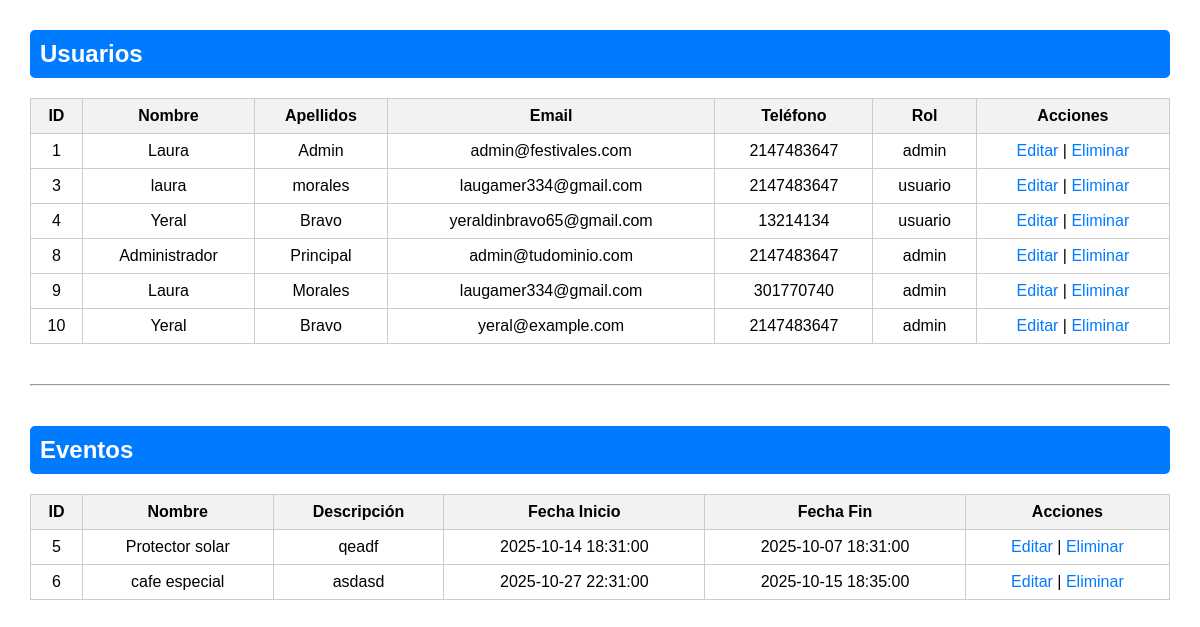
/vista/crud.php, run on the app's committed database.
### tables this page shows
CREATE TABLE `usuarios` (
  `id` int(11) NOT NULL,
  `nombre` text DEFAULT NULL,
  `apellidos` text DEFAULT NULL,
  `tipo_documento` enum('TI','CC','Cédula de extranjeria') DEFAULT NULL,
  `numero_documento` int(11) DEFAULT NULL,
  `telefono` int(10) DEFAULT NULL,
  `email` text DEFAULT NULL,
  `foto` varchar(255) DEFAULT NULL,
  `contrasena` text DEFAULT NULL,
  `rol` enum('admin','usuario') NOT NULL DEFAULT 'usuario'
);

CREATE TABLE `events` (
  `id` int(11) NOT NULL,
  `nombre` varchar(255) NOT NULL,
  `descripcion` text NOT NULL,
  `municipio_id` int(11) DEFAULT NULL,
  `fecha_inicio` datetime NOT NULL,
  `fecha_fin` datetime NOT NULL,
  `created_at` timestamp NOT NULL DEFAULT current_timestamp(),
  `foto` varchar(255) DEFAULT NULL
);

### vista/crud.php (the view, shortened to what this page needs)
<?php
include("../config/conexion.php");
$usuarios = $conexion->query("SELECT * FROM usuarios");
$eventos = $conexion->query("SELECT * FROM events");
?>
<!DOCTYPE html>
<html lang="es">
<head>
</head>
<body>
    <h2>Usuarios</h2>
    <table>
        <tr>
            <th>ID</th>
            <th>Nombre</th>
            <th>Apellidos</th>
            <th>Email</th>
            <th>Teléfono</th>
            <th>Rol</th>
            <th>Acciones</th>
        </tr>
        <?php while ($fila = $usuarios->fetch_assoc()) { ?>
            <tr>
                <td><?= $fila['id'] ?></td>
                <td><?= $fila['nombre'] ?></td>
                <td><?= $fila['apellidos'] ?></td>
                <td><?= $fila['email'] ?></td>
                <td><?= $fila['telefono'] ?></td>
                <td><?= $fila['rol'] ?></td>
                <td>
                    <a href="?editar_usuario=<?= $fila['id'] ?>">Editar</a> |
                    <a href="?eliminar_usuario=<?= $fila['id'] ?>" onclick="return confirm('¿Seguro que deseas eliminar este usuario?')">Eliminar</a>
                </td>
            </tr>
        <?php } ?>
    </table>
    <hr>
    <h2>Eventos</h2>
    <table>
        <tr>
            <th>ID</th>
            <th>Nombre</th>
            <th>Descripción</th>
            <th>Fecha Inicio</th>
            <th>Fecha Fin</th>
            <th>Acciones</th>
        </tr>
        <?php while ($fila = $eventos->fetch_assoc()) { ?>
            <tr>
                <td><?= $fila['id'] ?></td>
                <td><?= $fila['nombre'] ?></td>
                <td><?= $fila['descripcion'] ?></td>
                <td><?= $fila['fecha_inicio'] ?></td>
                <td><?= $fila['fecha_fin'] ?></td>
                <td>
                    <a href="?editar_evento=<?= $fila['id'] ?>">Editar</a> |
                    <a href="?eliminar_evento=<?= $fila['id'] ?>" onclick="return confirm('¿Seguro que deseas eliminar este evento?')">Eliminar</a>
                </td>
            </tr>
        <?php } ?>
    </table>
</body>
</html>

### vista/crud.php (style rules this page uses)
body { font-family: Arial, sans-serif; margin: 30px; }
h2 { background-color: #007BFF; color: white; padding: 10px; border-radius: 5px; }
table { border-collapse: collapse; width: 100%; margin-bottom: 30px; }
th, td { border: 1px solid #ccc; padding: 8px; text-align: center; }
th { background-color: #f2f2f2; }
a { text-decoration: none; color: #007BFF; }
hr { margin: 40px 0; }

### data on the page
usuarios: id "1", nombre "Laura", apellidos "Admin", email "admin@festivales.com", telefono "2147483647", rol "admin"
usuarios: id "3", nombre "laura", apellidos "morales", email "laugamer334@gmail.com", telefono "2147483647", rol "usuario"
usuarios: id "4", nombre "Yeral", apellidos "Bravo", email "yeraldinbravo65@gmail.com", telefono "13214134", rol "usuario"
usuarios: id "8", nombre "Administrador", apellidos "Principal", email "admin@tudominio.com", telefono "2147483647", rol "admin"
usuarios: id "9", nombre "Laura", apellidos "Morales", email "laugamer334@gmail.com", telefono "301770740", rol "admin"
usuarios: id "10", nombre "Yeral", apellidos "Bravo", email "yeral@example.com", telefono "2147483647", rol "admin"
events: id "5", nombre "Protector solar", descripcion "qeadf", fecha_inicio "2025-10-14 18:31:00", fecha_fin "2025-10-07 18:31:00"
events: id "6", nombre "cafe especial", descripcion "asdasd", fecha_inicio "2025-10-27 22:31:00", fecha_fin "2025-10-15 18:35:00"
